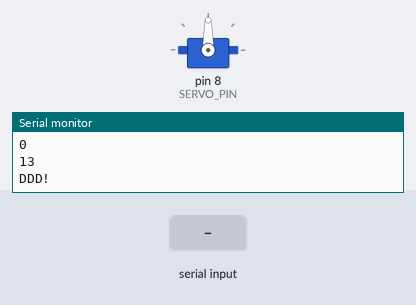
Bench run of a sketch on a simulated Arduino Uno, built with avr-gcc and run on an emulated ATmega328P. Shown: servo, the last lines printed to the serial monitor. The test bench sets the inputs (shaded band). The local clock reads 2024-03-15 10:24:30 at power-on unless the sketch sets it.

Above: at 1.2 s.
1.3 s: "90,45\n" received over Serial
At 3.1 s:
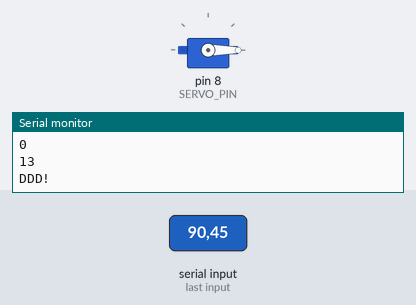
Timing chart, 0 to 4.6 s (numbered marks = the images above; inputs shaded):
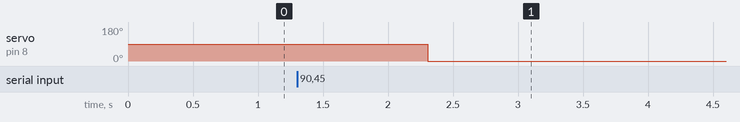

Measured:
- after the input at 1.3 s, servo on pin 8 (SERVO_PIN): 90° → 0° after 1.0 s

The sketch:

motor1.ino
```cpp
#include <Wire.h>
#include <ThreeWire.h>
#include <RtcDS1302.h>

#include <Servo.h>//伺服馬達程式庫
#include <string.h>


#define SERVO_PIN 8//伺服馬達控制訊號接腳
#define POWER_PIN 9//伺服馬達控制訊號接腳

ThreeWire myWire(2, 3, 4); // IO, SCLK, CE
int current=0;
RtcDS1302<ThreeWire> Rtc(myWire);

int state=0;
bool lockSwitch=false;//伺服馬達狀態
Servo servo;
int now=0;
int input;


void turn(int input){

  state=input%5;
  servo.write(state*45);

  /*switch(input){

    case 1:
    servo.write(0);
    state=1;


      break;
    case 2:
    servo.write(45);
    state=2;
      break;

    }*/
    Serial.println("state="+String(state));
    delay(15);   //等馬達轉到定位
  }


void setup() {
  Serial.begin(9600);
  servo.attach(SERVO_PIN);
  pinMode(POWER_PIN,OUTPUT);
  Serial.println("start");
  Serial.print("compiled: ");
  Serial.print(__DATE__);
  Serial.println(__TIME__);
  Rtc.Begin();

  //__DATE__，__TIME__，是程式碼編譯時的日期和時間
  RtcDateTime compiled = RtcDateTime(__DATE__, __TIME__);
  printDateTime(compiled);
  Serial.println();

  //判斷DS1302是否接好
  if (!Rtc.IsDateTimeValid())
  {
    // Common Causes:
    //    1) first time you ran and the device wasn't running yet
    //    2) the battery on the device is low or even missing

    Serial.println("RTC lost confidence in the DateTime!");
    Rtc.SetDateTime(compiled);
  }

  if (Rtc.GetIsWriteProtected())
  {
    Serial.println("RTC was write protected, enabling writing now");
    Rtc.SetIsWriteProtected(false);
  }

  if (!Rtc.GetIsRunning())
  {
    Serial.println("RTC was not actively running, starting now");
    Rtc.SetIsRunning(true);
  }

  //判斷DS1302上紀綠的時間和編譯時的時間，哪個比較新
  //如果編譯時間比較新，就進行設定，把DS1302上的時間改成新的時間
  //now：DS1302上紀綠的時間，compiled：編譯時的時間
  RtcDateTime now = Rtc.GetDateTime();
  Rtc.SetDateTime(compiled);//不知為何RTC時間跑到未來時空了
  /*if (now < compiled)
  {
    Serial.println("RTC is older than compile time!  (Updating DateTime)");
    //編譯時間比較新，把DS1302上的時間改成編譯的時間
    Rtc.SetDateTime(compiled);
  }
  else if (now > compiled)
  {
    Serial.println("RTC is newer than compile time. (this is expected)");
  }
  else if (now == compiled)
  {
    Serial.println("RTC is the same as compile time! (not expected but all is fine)");
  }*/

}


void loop() {

  if(Serial.available()){


                  input = Serial.readString().toInt();

                  Serial.println("input="+String(input));

                  turn(input);
                   showTime();
                  //digitalWrite(POWER_PIN,HIGH);
                  delay(3000);
                   Serial.println("歸位");
                  //digitalWrite(POWER_PIN,LOW);
                  turn(0);
                  showTime();


              }
  /*else{


    }
  RtcDateTime now = Rtc.GetDateTime();*/


}

void showTime(){

   RtcDateTime now = Rtc.GetDateTime();

  printDateTime(now);
  Serial.println();

  //判斷DS1302是否正常，如果不正常，一般是線沒接好，或是電池沒電了
  if (!now.IsValid())
  {
    Serial.println("RTC lost confidence in the DateTime!");
  }

  }

#define countof(a) (sizeof(a) / sizeof(a[0]))

//顯示完整年月日時間的副程式
void printDateTime(const RtcDateTime& dt)
{


  char datestring[20];

  char minsec_string[5];

  char sec_string[2];

  snprintf_P(datestring,
             countof(datestring),
             PSTR("%02u/%02u/%04u %02u:%02u:%02u"),
             dt.Month(),
             dt.Day(),
             dt.Year(),
             dt.Hour(),
             dt.Minute(),
             dt.Second() );

 snprintf_P(minsec_string,
             countof(minsec_string),
             PSTR("%02u%02u"),
             /*dt.Month(),
             dt.Day(),
             dt.Year(),
             dt.Hour(),*/
             dt.Minute(),
             dt.Second() );

   snprintf_P(sec_string,
             countof(sec_string),
             PSTR("02u"),

             dt.Second() );

  Serial.println(datestring);
  Serial.println(minsec_string);

   Serial.println(sec_string);
   Serial.println(dt.Minute());
    if(dt.Second()>30){
       Serial.println("!!!");

      }else{
        Serial.println("DDD!");
        }
   /*char subtext[2];

   strncpy(subtext,&datestring[20],8);
   subtext[2]='\0';
   //memcpy(subtext,datestring[0],20);


   Serial.println(printf("subtext:%s",subtext));*/


}
```
